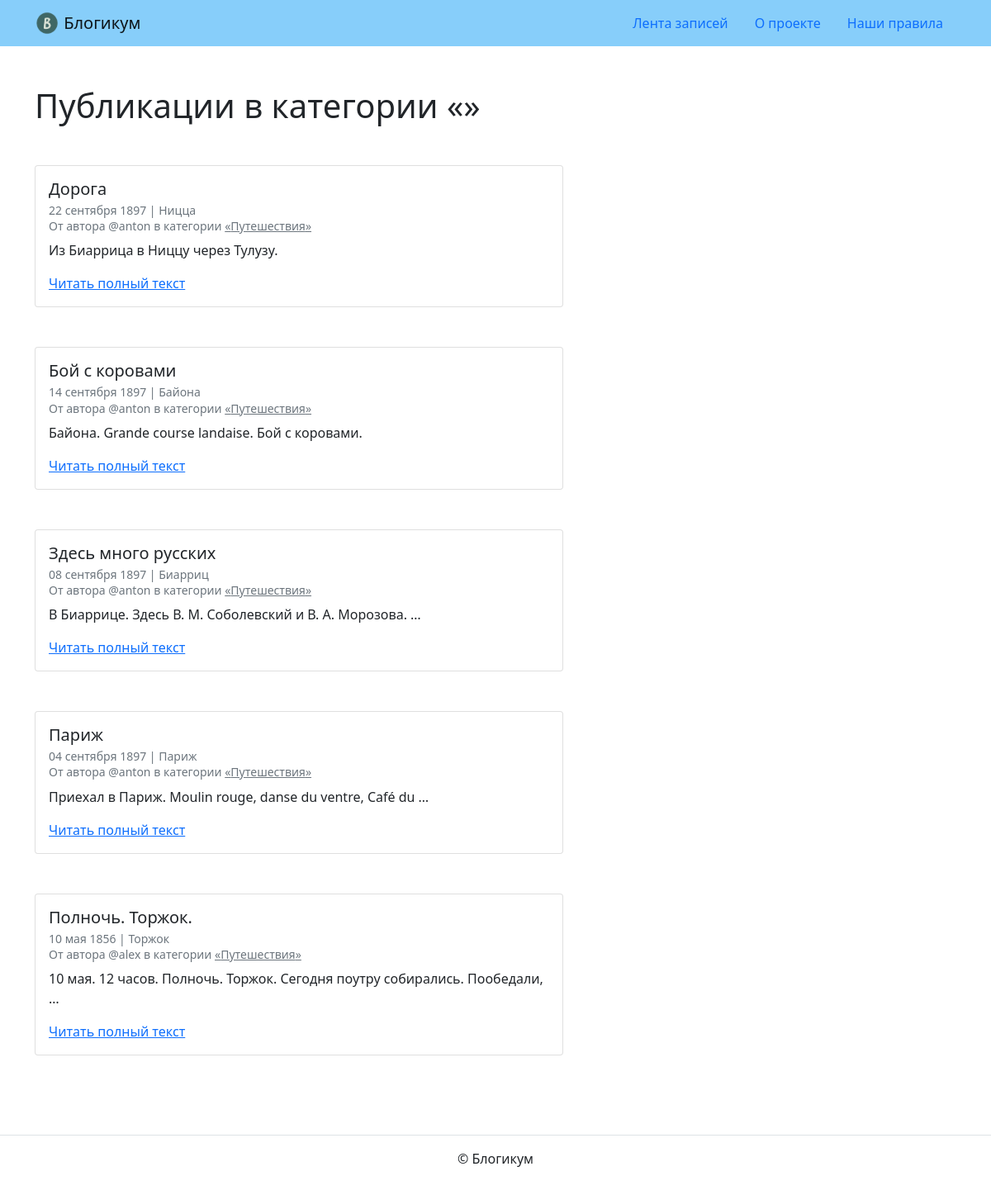
/category/travel/, run on the app's committed database.
### blog/models.py (models this page shows, shortened)
class PublishedAndCreated(models.Model):
    is_published = models.BooleanField(
        default=True,
        verbose_name='Опубликовано',
        help_text='Снимите галочку, чтобы скрыть публикацию.'
    )
    created_at = models.DateTimeField(
        auto_now_add=True,
        verbose_name='Добавлено',
        help_text='Снимите галочку, чтобы скрыть публикацию.'
    )
    class Meta:
        abstract = True

class Post(PublishedAndCreated):
    title = models.CharField(max_length=256, verbose_name='Заголовок')
    text = models.TextField(verbose_name='Текст')
    pub_date = models.DateTimeField(
        verbose_name='Дата и время публикации',
        help_text='Если установить дату и время в будущем'
                  ' — можно делать отложенные публикации.'
    )
    author = models.ForeignKey(
        User,
        on_delete=models.CASCADE,
        verbose_name='Автор публикации',
        related_name='author'
    )
    location = models.ForeignKey(
        Location,
        on_delete=models.SET_NULL,
        null=True,
        verbose_name='Местоположение',
        blank=False
    )
    category = models.ForeignKey(
        Category,
        on_delete=models.SET_NULL,
        null=True,
        verbose_name='Категория',
    )
    class Meta:
        verbose_name = 'публикация'
        verbose_name_plural = 'Публикации'
        default_related_name = ''
        ordering = ["-pub_date"]

class Location(PublishedAndCreated):
    name = models.CharField('Название места', max_length=256)
    class Meta:
        verbose_name = 'местоположение'
        verbose_name_plural = 'Местоположения'

class Category(PublishedAndCreated):
    title = models.CharField(max_length=256, verbose_name='Заголовок')
    description = models.TextField(verbose_name='Описание')
    slug = models.SlugField(
        unique=True,
        verbose_name='Идентификатор',
        help_text=(
            'Идентификатор страницы для URL;'
            ' разрешены символы латиницы, цифры, дефис и подчёркивание.'
        )
    )
    class Meta:
        verbose_name = 'категория'
        verbose_name_plural = 'Категории'

### blog/views.py (the view)
# urls.py: path('category/<slug:category_slug>/', views.category_posts,
def category_posts(request, category_slug):
    category = Category.objects.filter(slug=category_slug)
    if category and not category.first().is_published:
        raise Http404
    posts = Post.objects.filter(
        category__is_published=True,
        is_published=True,
        pub_date__lte=timezone.now(),
        category__slug=category_slug,
    )
    context = {'post_list': posts, 'category__slug': category_slug}
    return render(request, 'blog/category.html', context)

### templates/blog/category.html (shortened to what this page needs)
{% extends "base.html" %}
{% block content %}
<h1>Публикации в категории «{{ category.title }}»</h1>
{% for post in post_list %}
  <article class="mb-5">
    {% include "includes/post_card.html" %}
  </article>
{% endfor %}
{% endblock %}

### templates/includes/post_card.html
<div class="card" style="width: 40rem;">
  <div class="card-body">
    <h5 class="card-title">{{ post.title }}</h5>
    <h6 class="card-subtitle mb-2 text-muted">
      <small>
        {{ post.pub_date|date:"d E Y" }} | {% if post.location and post.location.is_published %}{{ post.location.name }}{% else %}Планета Земля{% endif %}<br>
        От автора @{{ post.author.username }} в категории {% include "includes/category_link.html" %}
      </small>
    </h6>
    <p class="card-text">{{ post.text|truncatewords:10 }}</p>
    <a href="{% url 'blog:post_detail' post.id %}" class="card-link">Читать полный текст</a>
  </div>
</div>

### templates/includes/category_link.html
<a class="text-muted" href="{% url 'blog:category_posts' post.category.slug %}">
  «{{ post.category.title }}»
</a>

### data on the page
Post: title "Дорога", pub_date "22 сентября 1897", location.name "Ницца", author.username "anton", category "Путешествия", text "Из Биаррица в Ниццу через Тулузу."
Post: title "Бой с коровами", pub_date "14 сентября 1897", location.name "Байона", author.username "anton", category "Путешествия", text "Байона. Grande course landaise. Бой с коровами."
Post: title "Здесь много русских", pub_date "08 сентября 1897", location.name "Биарриц", author.username "anton", category "Путешествия", text "В Биаррице. Здесь В. М. Соболевский и В. А. Морозова. …"
Post: title "Париж", pub_date "04 сентября 1897", location.name "Париж", author.username "anton", category "Путешествия", text "Приехал в Париж. Moulin rouge, danse du ventre, Café du …"
Post: title "Полночь. Торжок.", pub_date "10 мая 1856", location.name "Торжок", author.username "alex", category "Путешествия", text "10 мая. 12 часов. Полночь. Торжок. Сегодня поутру собирались. Пообедали, …"
